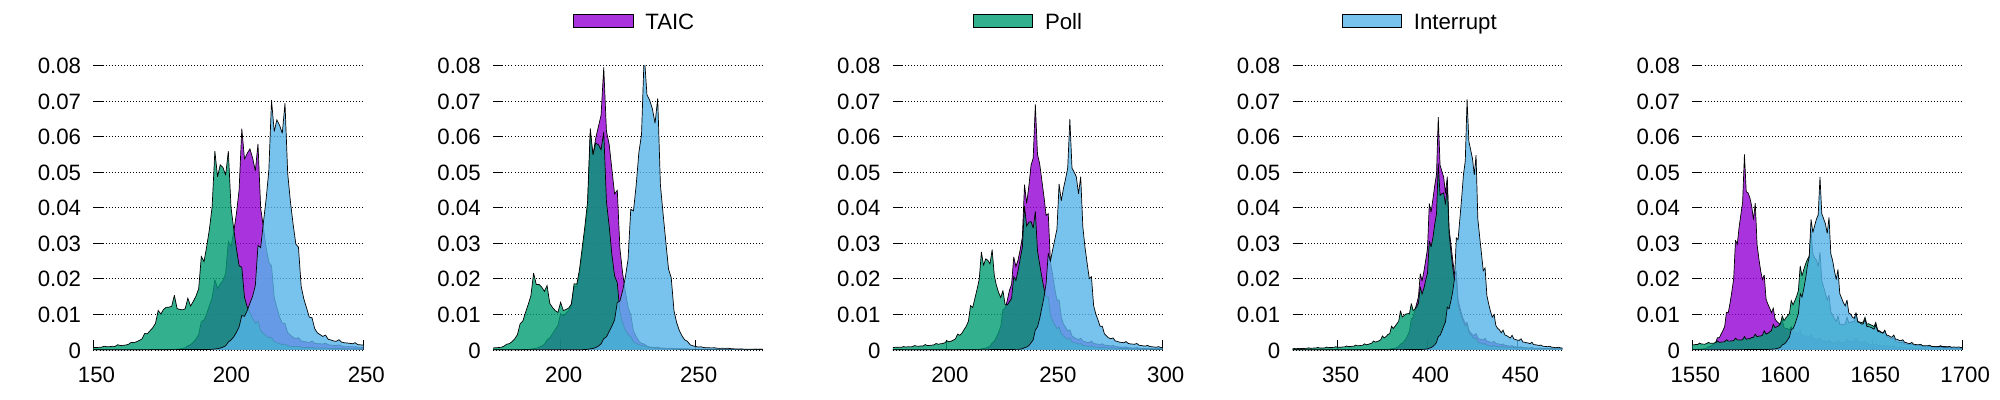

The gnuplot source for this figure:
set terminal pdfcairo enhanced size 20in,4in font "Arial,24"
set output 'single_tcp_freq.pdf'
set boxwidth 1
set noborder
set grid ytics
set xtics nomirror
set ytics nomirror
set xtics 50
set xtics 
set yrange [0: 0.08]
set style fill transparent solid 0.8 border -1
set key horizontal reverse Left center top at graph 0.5, 1.2

set multiplot layout 1, 5
set origin 0.0, 0.0
set size 0.2, 0.9
set xrange [150:250]
datafile0 = 'atsintc1/atsintc_delay_freq.dat'
datafile1 = 'poll1/poll_delay_freq.dat'
datafile2 = 'intr1/intr_delay_freq.dat'

plot datafile0 using 1:2 smooth frequency w filledcurves t "", \
    datafile1 using 1:2 smooth frequency w filledcurves t "", \
    datafile2 using 1:2 smooth frequency w filledcurves t "", \

#####################################################
set origin 0.2, 0.0
set size 0.2, 0.9
set xrange [175:275]
datafile0 = 'atsintc2/atsintc_delay_freq.dat'
datafile1 = 'poll2/poll_delay_freq.dat'
datafile2 = 'intr2/intr_delay_freq.dat'

plot datafile0 using 1:2 smooth frequency w filledcurves t "TAIC", \
    datafile1 using 1:2 smooth frequency w filledcurves t "", \
    datafile2 using 1:2 smooth frequency w filledcurves t "", \

#####################################################
set origin 0.4, 0.0
set size 0.2, 0.9
set xrange [175:300]
datafile0 = 'atsintc4/atsintc_delay_freq.dat'
datafile1 = 'poll4/poll_delay_freq.dat'
datafile2 = 'intr4/intr_delay_freq.dat'

plot datafile0 using 1:2 smooth frequency w filledcurves t "", \
    datafile1 using 1:2 smooth frequency w filledcurves t "Poll", \
    datafile2 using 1:2 smooth frequency w filledcurves t "", \

#####################################################
set origin 0.6, 0.0
set size 0.2, 0.9
set xrange [325:475]
datafile0 = 'atsintc8/atsintc_delay_freq.dat'
datafile1 = 'poll8/poll_delay_freq.dat'
datafile2 = 'intr8/intr_delay_freq.dat'

plot datafile0 using 1:2 smooth frequency w filledcurves t "", \
    datafile1 using 1:2 smooth frequency w filledcurves t "", \
    datafile2 using 1:2 smooth frequency w filledcurves t "Interrupt", \

#####################################################
set origin 0.8, 0.0
set size 0.2, 0.9
set xrange [1550:1700]
datafile0 = 'atsintc16/atsintc_delay_freq.dat'
datafile1 = 'poll16/poll_delay_freq.dat'
datafile2 = 'intr16/intr_delay_freq.dat'

plot datafile0 using 1:2 smooth frequency w filledcurves t "", \
    datafile1 using 1:2 smooth frequency w filledcurves t "", \
    datafile2 using 1:2 smooth frequency w filledcurves t "", \

unset multiplot
